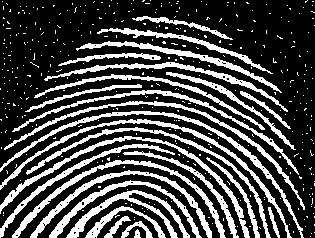
#> input picture photos/Noisy Fingerprint 315x238.tif, 315 x 238 px
$ jupyter execute b-opening-and-closing-operations.ipynb
#> lines starting #> are read from the running program, lines starting #| are printed output that depends on the picture; after the words box and inside, x2 and y2 are one past the last pixel; in counts of white or black regions, pixels touching at a corner belong together
#> `originalImage = cv2.imread("../photos/Noisy Fingerprint 315x238.tif", ..`: originalImage: shape (238, 315); 28.5% white; 414 white regions (387 under 20 px), largest, box (x1, y1, x2, y2) and area: (0, 111, 304, 238) 1388, (0, 136, 250, 238) 1372, (0, 119, 292, 238) 1337
[cell 1]
import cv2
import numpy as np
import matplotlib.pyplot as plt

[cell 2]
def erosion(image, structuringElement):
    erodedImage = image.copy()
    structuringElement = structuringElement * 255
    offset = structuringElement.shape[0] // 2
    height, width = image.shape
#> height = 238; width = 315

    for i in range(height):
        for j in range(width):
            fit = True

            for x in range(-offset, offset + 1):
                for y in range(-offset, offset + 1):
                    if ((i + x) >= 0 and (i + x) < height and (j + y) >= 0 and (j + y) < width):
                        sx, sy = x + offset, y + offset

                        if (structuringElement[x, y] and image[i + x, j + y] != structuringElement[sx, sy]):
                            fit = False
            erodedImage[i, j] = 255 if fit else 0
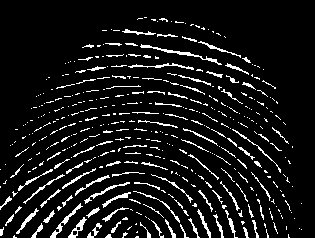
#> erodedImage: shape (238, 315); 9% white in thin lines or dots, all inside (x1, y1, x2, y2) = (0, 17, 302, 238)

    return np.uint8(erodedImage)

[cell 3]
def dilation(image, structuringElement):
    dilatedImage = image.copy()
    structuringElement = structuringElement * 255
    offset = structuringElement.shape[0] // 2
    height, width = image.shape
#> height = 238; width = 315

    for i in range(height):
        for j in range(width):
            hit = False

            for x in range(-offset, offset + 1):
                for y in range(-offset, offset + 1):
                    if ((i + x) >= 0 and (i + x) < height and (j + y) >= 0 and (j + y) < width):
                        sx, sy = x + offset, y + offset

                        if (structuringElement[x, y] and image[i + x, j + y] == structuringElement[sx, sy]):
                            hit = True
            dilatedImage[i, j] = 255 if hit else 0
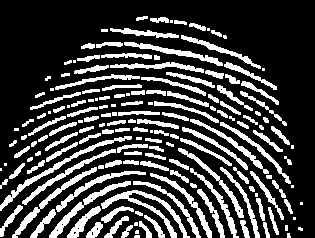
#> dilatedImage: shape (238, 315); 25.3% white; 167 white regions (33 under 20 px), largest, box (x1, y1, x2, y2) and area: (101, 190, 190, 238) 786, (0, 136, 132, 211) 677, (49, 181, 131, 238) 578

    return np.uint8(dilatedImage)

[cell 4]
def opening(image, structuringElement):
    openedImage = erosion(image, structuringElement)
    openedImage = dilation(openedImage, structuringElement)
    return openedImage

[cell 5]
def closing(image, structuringElement):
    closedImage = dilation(image, structuringElement)
    closedImage = erosion(closedImage, structuringElement)
    return closedImage

[cell 6]
originalImage = cv2.imread("../photos/Noisy Fingerprint 315x238.tif", cv2.IMREAD_GRAYSCALE)
#originalImage = cv2.resize(originalImage, (512, 512))

# creating structing element for erosion and dilation
structuringElementSize = 3
structuringElement = np.ones((structuringElementSize, structuringElementSize))

[cell 7]
def plotImage(row, col, index, image, title):
    plt.subplot(row, col, index)
    # Display the magnitude or real part of the complex image
    if np.iscomplexobj(image):
        plt.imshow(np.abs(image), cmap='gray')  # Display magnitude
    else:
        plt.imshow(image, cmap='gray')  # Display real part
    plt.title(title)

[cell 8]
plt.figure(figsize=(12, 12))

plotImage(2, 2, 1, originalImage, "Original Image")

openedImage = opening(originalImage, structuringElement)
plotImage(2, 2, 3, openedImage, "Image after Opeing")

closedImage = dilation(originalImage, structuringElement)
#> after the loop in dilation (call 2), `for i in range(height):`:
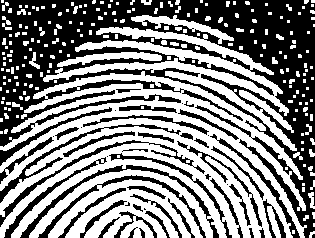
#> dilatedImage: shape (238, 315); 51.9% white; 51 black regions (12 under 20 px), largest, box (x1, y1, x2, y2) and area: (0, 0, 315, 238) 25299, (20, 165, 219, 238) 1075, (0, 140, 205, 227) 882
plotImage(2, 2, 4, closedImage, "Image after Closing")
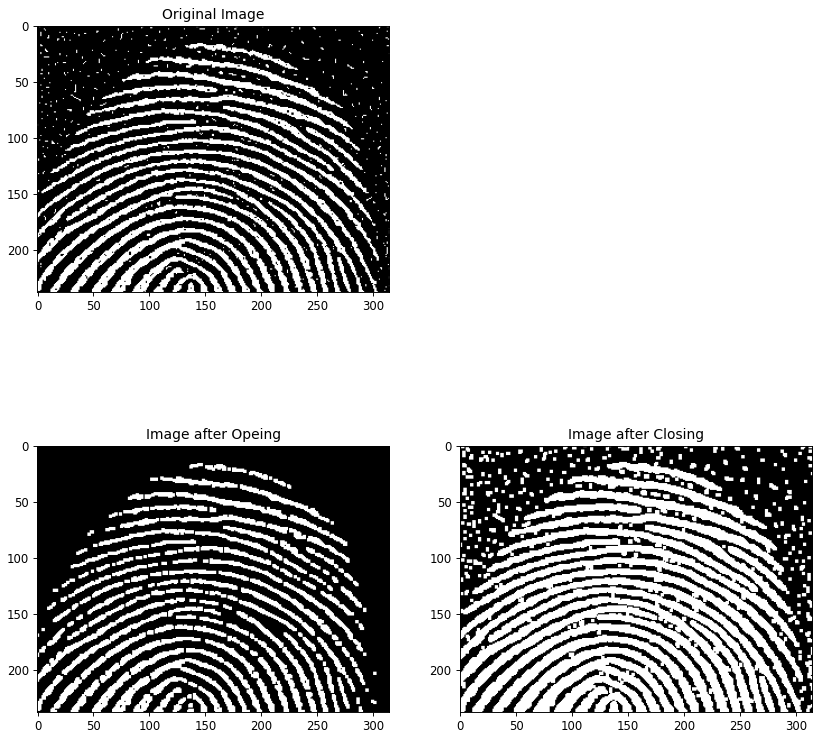
#> figure drawn by matplotlib, 3 panels
